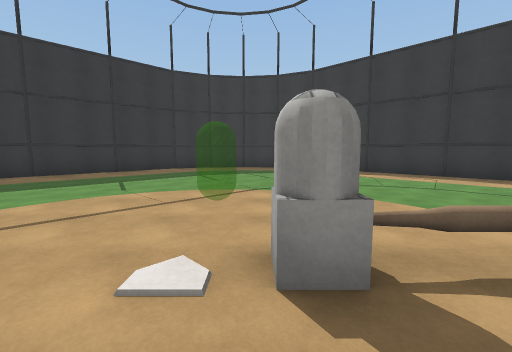
view 1 (above)

21 first-person views from a walk through a scene from a Unity 3-D project. The camera is 1.5 m above the floor, tilts 6° down and sees 90° across. The floor is counted in squares, 2 m on a side. Each view is taken from the middle of a square. On the plan, view 1 faces up. The plan holds only what a view shows up to about 9 squares ahead; the rest is blank. The place goes on beyond the plan. Some surface patterns are stand-ins.

view 2
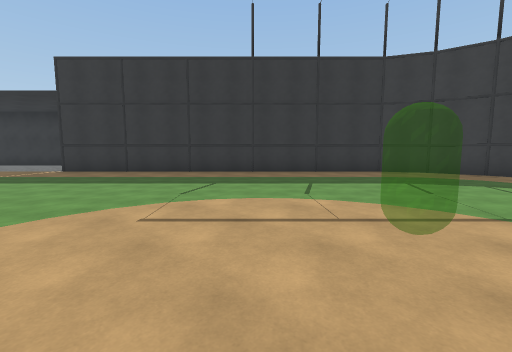

view 3
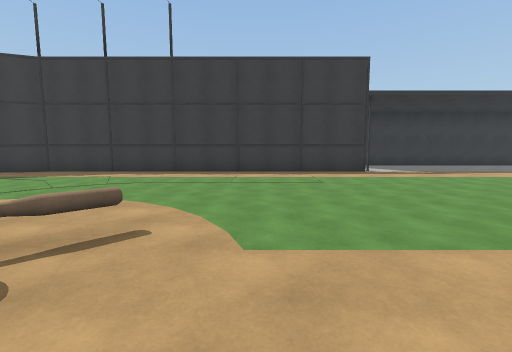

view 4
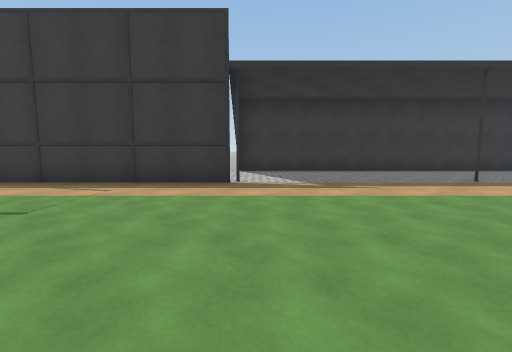

view 5
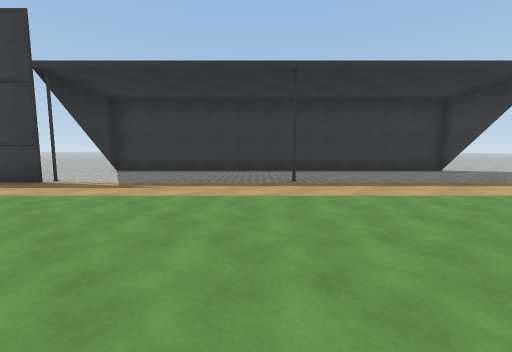

view 6
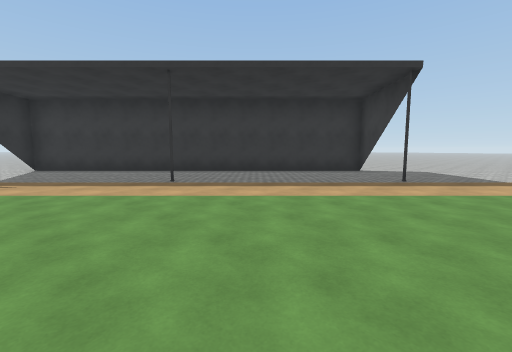

view 7
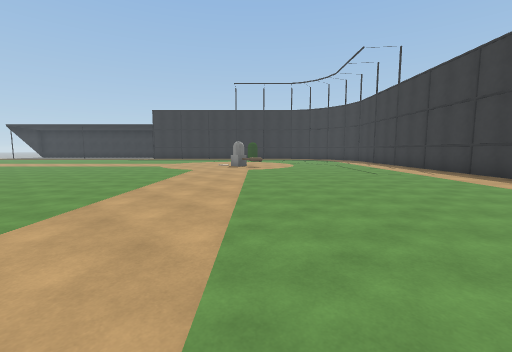

view 8
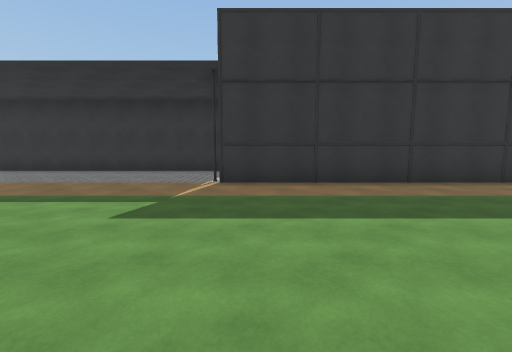

view 9
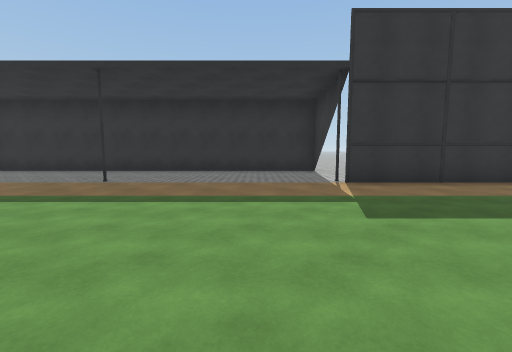

view 10
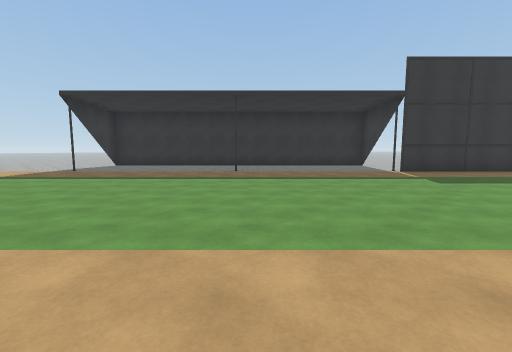

view 11
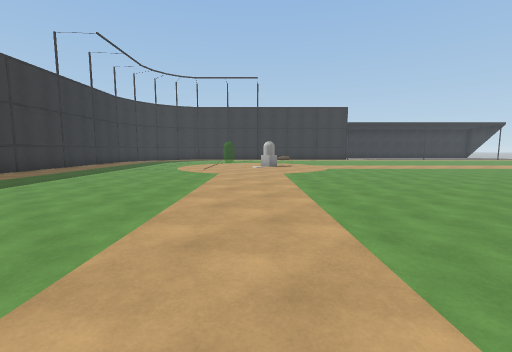

view 12
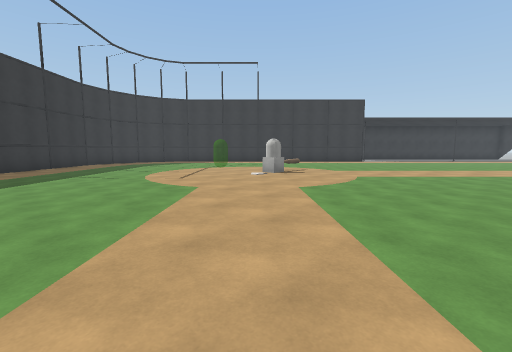

view 13
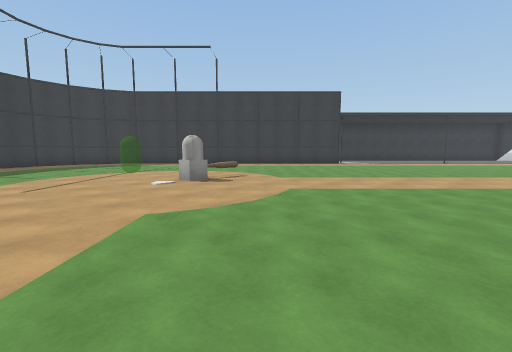

view 14
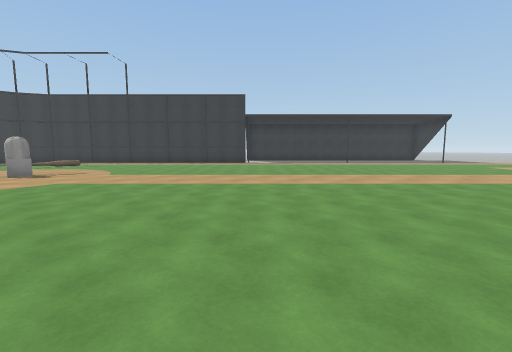

view 15
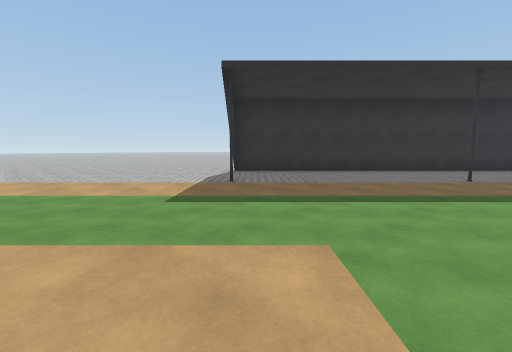

view 16
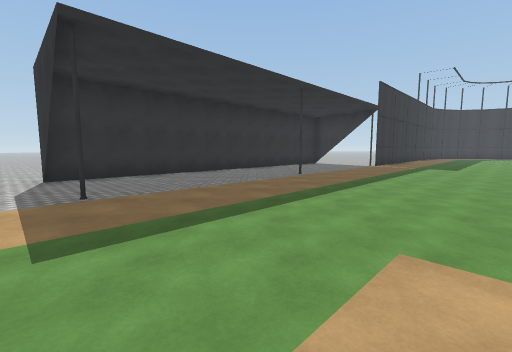

view 17
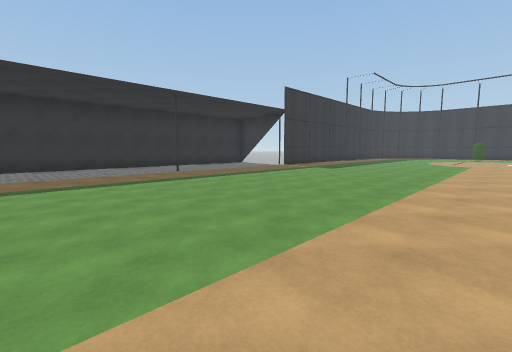

view 18
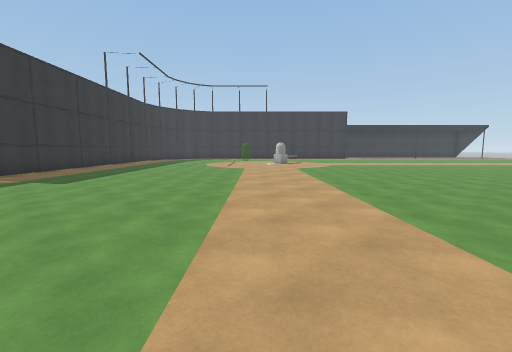

view 19
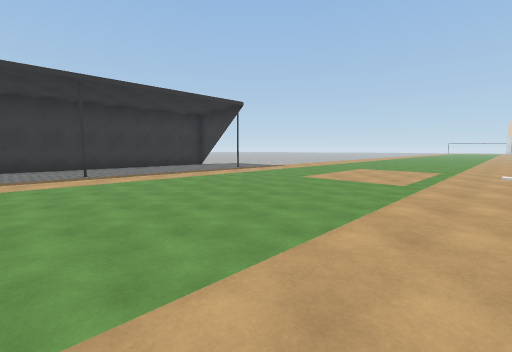

view 20
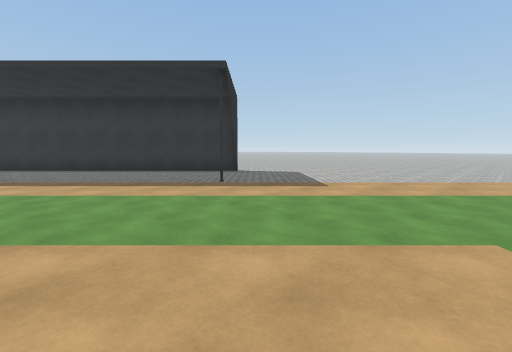

view 21
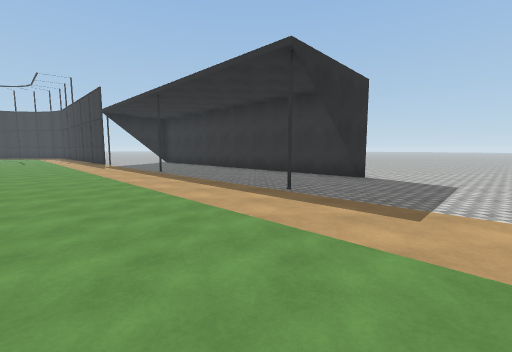

### Floor plan
Key: @ floor where view 1 was taken; # wall or solid block; . floor; O other object.
Columns run from 20 left of view 1 to 20 right of it. Each row starts with its distance up from view 1.
 11                   ####
 10                 ###..###
  9                ##......##
  8               ##........##
  7              ##..........##
  6             ##............##  ..
  5            ##..............## ..
  4       ##..##................##..##
  3      ##..##......... ........##..##
  2     ##..............OOO...........##
  1    ##..............................##
  0   ##................@...............##
 -1  ##..#............................#..##
 -2 ##....................................##
 -3 #......................................##
 -4 #......................................##
 -5 .#....................................#..
 -6 .........................................
 -7 .........................................
 -8 ...........         .....................
 -9 ...........                   ...........
-10         .                      ..........

Where each view was taken, in squares from view 1:
view 1: 0 up, 0 right, facing up
view 2: 1 up, 0 right, facing up-left
view 3: 1 down, 1 right, facing up-right
view 4: 2 down, 6 right, facing up-right
view 5: 5 down, 9 right, facing up-right
view 6: 7 down, 11 right, facing up-right
view 7: 6 down, 9 right, facing up-left
view 8: 1 down, 6 left, facing up-left
view 9: 3 down, 8 left, facing up-left
view 10: 7 down, 8 left, facing up-left
view 11: 6 down, 8 left, facing up-right
view 12: 4 down, 6 left, facing up-right
view 13: 4 down, 3 left, facing up-right
view 14: 8 down, 0 right, facing up-right
view 15: 9 down, 14 left, facing up-left
view 16: 9 down, 16 left, facing up
view 17: 10 down, 12 left, facing up
view 18: 7 down, 10 left, facing up-right
view 19: 6 down, 7 right, facing right
view 20: 10 down, 14 right, facing up-right
view 21: 10 down, 17 right, facing up
